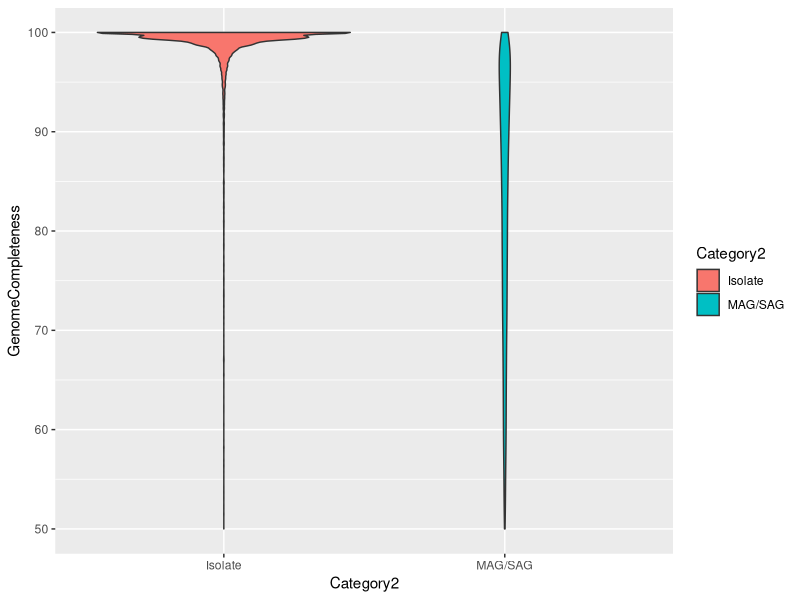
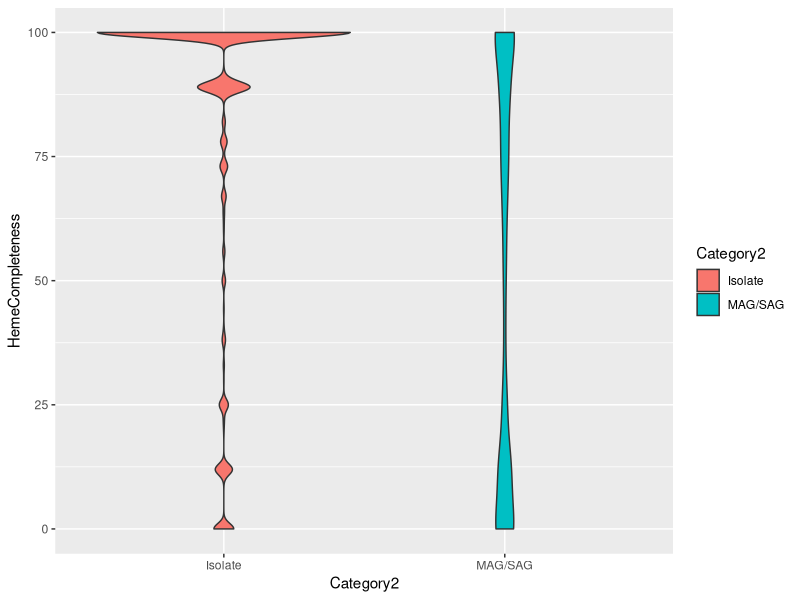
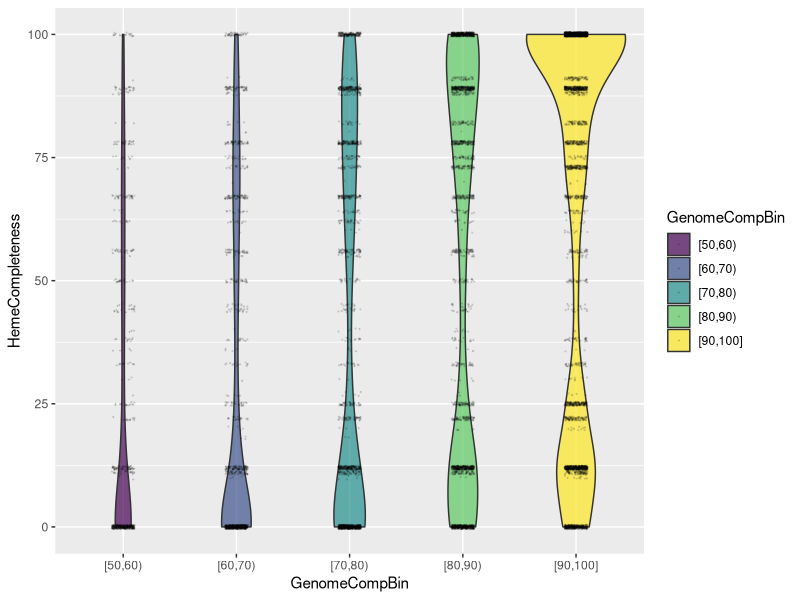
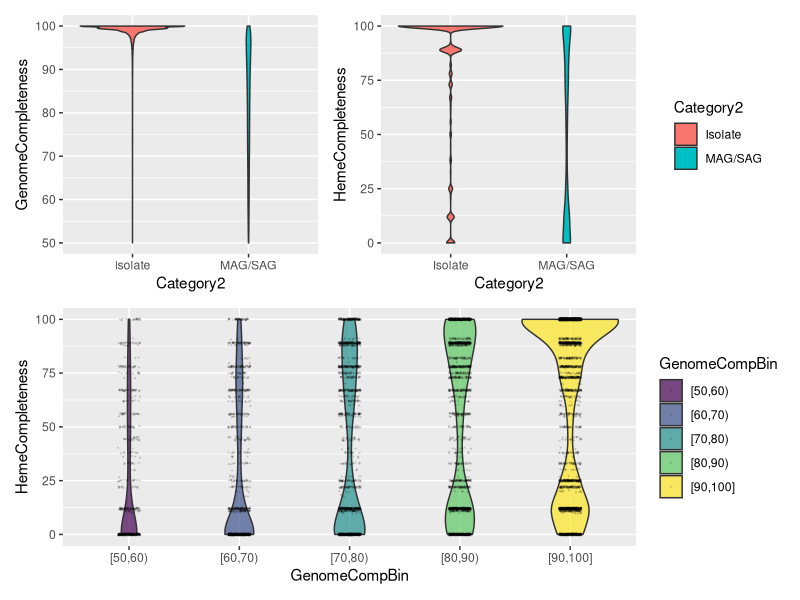

Recreate these plots in R, in order.
library(tidyverse)
library(openxlsx)
library(patchwork)

### Fig. S11
## Data load
# Heme completeness
heme <- read.xlsx("FigS11_TableS4_Completeness_Heme_vs_Genomee.xlsx", sheet="HemeCompleteness") %>% 
  as_tibble()

# Load GTDB data & 
# Rename column names
# Join with heme data
# Make "Category2" column: Isolate vs. MAG/SAG
# Mutate "Category" and "Category2" as factor
# Remove the 9 genomes with <50% completeness
genome_heme <- read.xlsx("FigS11_TableS4_Completeness_Heme_vs_Genomee.xlsx", sheet="GTDB_Stat_Category") %>% 
  as_tibble() %>%
  rename(Genome = accession, GenomeCompleteness = checkm_completeness,
         GenomeContamination = checkm_contamination, Category = ncbi_genome_category) %>% 
  left_join(heme, by="Genome") %>% 
  mutate(Category2 = if_else(Category=="Isolate", "Isolate", "MAG/SAG", missing = NULL)) %>%
  mutate(Category = factor(Category)) %>% 
  mutate(Category2 = factor(Category2)) %>% 
  filter(GenomeCompleteness >= 50)

## Mann-Whitney test
#different? (two-sided)
wilcox.test(GenomeCompleteness ~ Category2, data=genome_heme)
wilcox.test(HemeCompleteness ~ Category2, data=genome_heme)
# Check which is greater (one-sided)
levels(genome_heme$Category2)
# Note the order -> Isolate (former) is compared to MAG/SAG (latter)
# Designate alternative: "greater"
wilcox.test(GenomeCompleteness ~ Category2, data=genome_heme, alternative="greater")
wilcox.test(HemeCompleteness ~ Category2, data=genome_heme, alternative="greater")


## Violin plots of genome/heme completeness: Isolate vs. MAG/SAG
# Genome
ggplot(genome_heme, aes(x=Category2, y=GenomeCompleteness, fill=Category2)) +
  geom_violin(scale="area")
# Heme  
ggplot(genome_heme, aes(x=Category2, y=HemeCompleteness, fill=Category2)) +
  geom_violin(scale="area")


## Heme completeness per genome completeness interval (MAG/SAG only)
## Not suitable for isolate genomes, because nearly all isolate genomes are >=90% complete
# Cut genome completeness with 10% interval and save into a new column (GenomeCompBin)
msag <- genome_heme %>% 
  filter(!Category == "Isolate") %>% 
  mutate(GenomeCompBin=cut_width(GenomeCompleteness, width=10, boundary=0, closed="left")) 

# Violin plot of heme completeness
# viridis color scale (discrete) for genome completeness
# Set scale="count" to indicate the number of genomes in each genome completeness bin
ggplot(msag, aes(x=GenomeCompBin, y=HemeCompleteness, fill=GenomeCompBin)) +
  geom_violin(scale = "count", alpha=0.7) +
  scale_fill_viridis_d(direction = 1) +
  geom_jitter(alpha=0.1, size=0.2, width=0.1)


## Merge plots using patchwork
p1 <- ggplot(genome_heme, aes(x=Category2, y=GenomeCompleteness, fill=Category2)) +
  geom_violin(scale="area") +
  theme(legend.position = "none")
  
p2 <- ggplot(genome_heme, aes(x=Category2, y=HemeCompleteness, fill=Category2)) +
  geom_violin(scale="area")

p3 <- ggplot(msag, aes(x=GenomeCompBin, y=HemeCompleteness, fill=GenomeCompBin)) +
  geom_violin(scale = "count", alpha=0.7) +
  scale_fill_viridis_d(direction = 1) +
  geom_jitter(alpha=0.1, size=0.2, width=0.1)


(p1 + p2) / p3


### Table S4
## Data load
# Rename column names
# Make columns for GenomeCompleteness bin and GenomeContamination bin
genomestat <- read.xlsx("FigS11_TableS4_Completeness_Heme_vs_Genomee.xlsx", sheet="GTDB_Stat_Category") %>% 
  as_tibble() %>%
  rename(Genome = accession, GenomeCompleteness = checkm_completeness,
         GenomeContamination = checkm_contamination, Category = ncbi_genome_category) %>% 
  mutate(GenomeCompBin=cut(GenomeCompleteness, breaks=c(0, 50, 60, 70, 80, 90, 100),
                           include.lowest=TRUE, right=FALSE)) %>% 
  mutate(GenomeContamBin=cut(GenomeContamination, breaks=c(0, 5, 10, 100),
                           include.lowest=TRUE, right=FALSE))

allsummary <- genomestat %>% 
  group_by(GenomeCompBin, GenomeContamBin) %>% 
  summarise(count=n()) %>% 
  pivot_wider(names_from = "GenomeCompBin", values_from = "count", values_fill = 0)

isolatesummary <- genomestat %>% 
  filter(Category == "Isolate") %>% 
  group_by(GenomeCompBin, GenomeContamBin) %>% 
  summarise(count=n()) %>% 
  pivot_wider(names_from = "GenomeCompBin", values_from = "count", values_fill = 0)

magsagsummary <- genomestat %>% 
  filter(!Category == "Isolate") %>% 
  group_by(GenomeCompBin, GenomeContamBin) %>% 
  summarise(count=n()) %>% 
  pivot_wider(names_from = "GenomeCompBin", values_from = "count", values_fill = 0)


